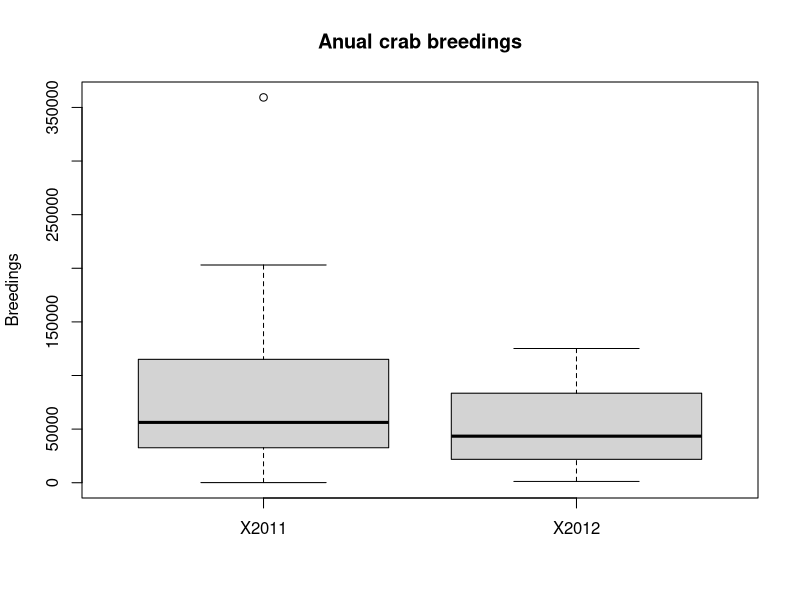
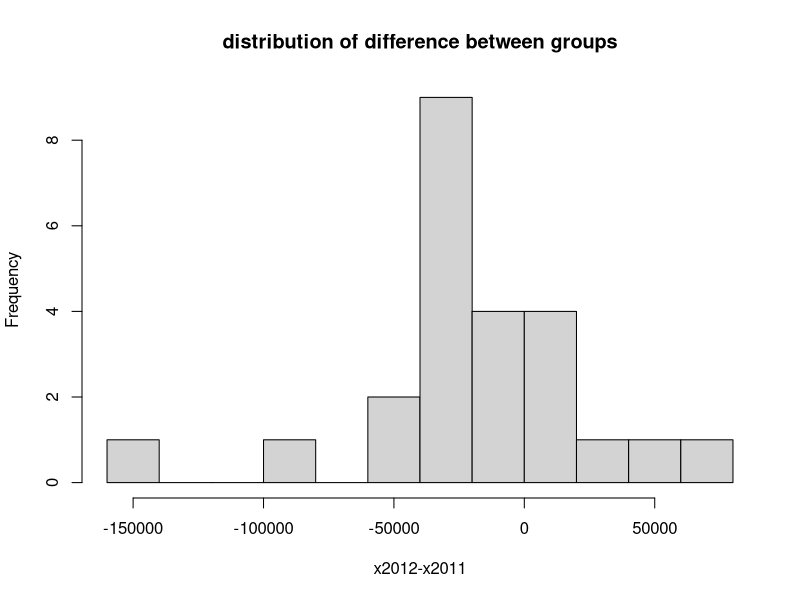
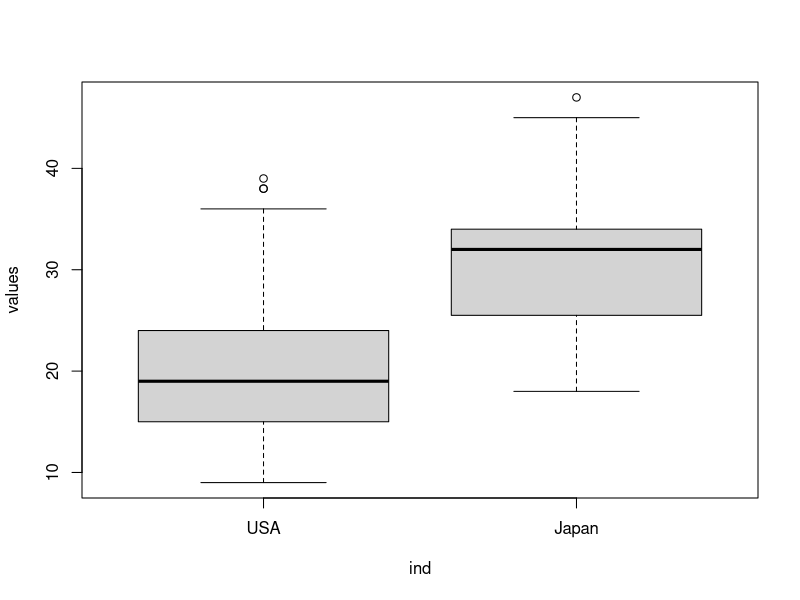
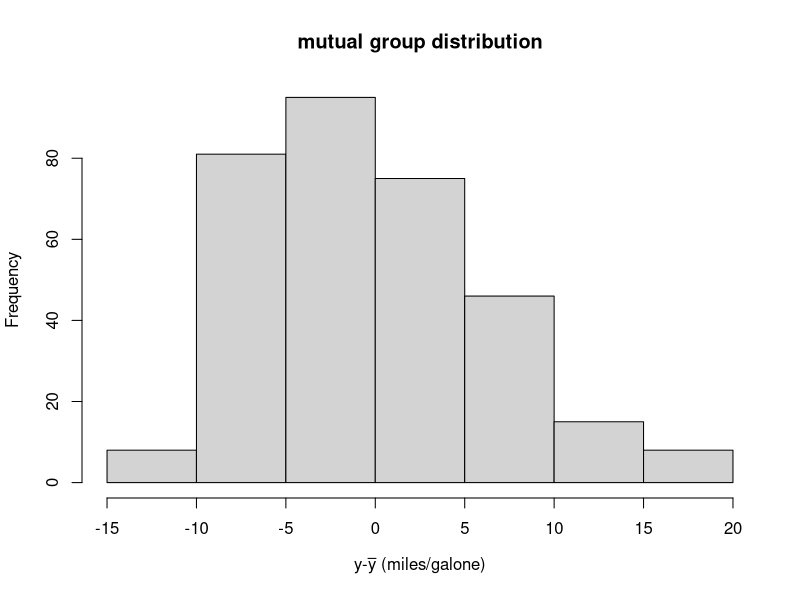

Here is the R script that generated these plots, in order: (Note: this script raises an error after producing the figures.)
setwd("C:/Projects/Statistics/L09")
rm(list = ls())
library("car")

# paired t-test
# load&clean data
# test normality
# perform t-test
# load data& clean it
data <- read.csv("crab_breedings.csv")
data <- na.omit(data)
# look for outliers within groups
# observe the boxplot
boxplot(data[, c(2, 3)], ylab = "Breedings", main = "Anual crab breedings")
# discard outlier instances from the data
data <- data[abs(data$X2012 - mean(data$X2012)) < 3 * sd(data$X2012),] # based on X2012 column
data <- data[abs(data$X2011 - mean(data$X2011)) < 3 * sd(data$X2011),] # based on X2011 column

# mutual normality testing:
# creat paired difference column
data$diff <- data$X2012 - data$X2011
# show histogram
hist(data$diff, breaks = 10,
     xlab = 'x2012-x2011',
     main = "distribution of difference between groups")
# test normality using shapiro-wilk w test
shapiro_h <- shapiro.test(data$diff)
# since Pv=0.037 <.05 we cannot accept normality
# therefor conduct a non-parametric test to paired sample means
h_wilc_paired <- wilcox.test(data$X2011, data$X2012, conf.level = 0.95,
                            alternative = "two.sided")

# Important Note: 
# if data would have distributed normaly, 
# we would proceed to test equality of variances using leveneTest
# if Pv(leveneTest)>0.05, meaning equal variances,  
# then we would perform t.test 
# otherwise, we would perform Welch's test for normal distributions and unequal variances.

# UNPAIRED T-TEST
# load data from csv file, notice that each group has different column length
# re-organize pre-proccess data for further tests (cleaning+labeling)
# test normality of mutual distribution
# perform levene test for equality of variances
# under normal distribution assumption
# perform comparison of group means with t-test or Welch's test 

# data loading and pre-processing
data <- read.csv("cargas.csv")
# if data is not well organized as groups re-organize it
# turn all -999's to NaN's so that we can later remove them
data[data == -999] <-  NaN
# group/stack data by column category
data_flat <- data.frame(stack(data[1:2]))
# remove all NaN's
data_flat <- na.omit(data_flat)
# first observation of the data using boxplot 
# what is your intuition regarding the test hypothesis?
boxplot(values ~ ind, data = data_flat)

# test equality of variances using Levene test:
levene_h <- leveneTest(values ~ ind, data = data_flat)

##  test normality of mutual data:
# mutual distribution presentation
# center both groups around to distribute around 0 by subtracting their group means
means <- aggregate(values ~ ind, data_flat, mean)
sds <- aggregate(values ~ ind, data_flat, sd)
data_flat["vals_shifted"] <-  0
data_flat$vals_shifted[data_flat$ind == 'USA'] <-
  data_flat$values[data_flat$ind == 'USA'] - means$values[means$ind == 'USA']
data_flat$vals_shifted[data_flat$ind == 'Japan'] <-
  data_flat$values[data_flat$ind == 'Japan'] - means$values[means$ind == 'Japan']
# create mutual histogram to examine normality of distribution
# does the data distribute normaliy in your opinion?
hist(data_flat$vals_shifted, breaks = 10,
     xlab = bquote('y-' * bar(y) * ' (miles/galone)'),
     main = "mutual group distribution")

# test normality using shapiro-wilk w test:
# if Pv(Shapiro)>0.05 the data distributes normaly
shapiro_h <- shapiro.test(data_flat$vals_shifted)

## if variances are equal and mutual normality is validated, perform t-test
ttest_h <- t.test(values ~ ind, data = data_flat,
                 paired = FALSE, var.equal = TRUE,
                 conf.level = 0.95, alternative = "less")

### if variances are NOT equal, but normality is achieved, perform welch's anova test 
### for comparison of means in unpaired groups
welch_h <- oneway.test(values ~ ind, data = data_flat, var.equal = FALSE)
# alternatively, use t-test with unequal variances 
# in this test p-value is accurate by welch test, statistic estimate is not accurate
welch_h2 <- t.test(values ~ ind, data = data_flat,
                  paired = FALSE, var.equal = FALSE,
                  conf.level = 0.95, alternative = "less")

### if shapiro-wilk test failed to show normality, 
### use the non-parametric wilcoxon signed-test
wilcoxon_h <- wilcox.test(values ~ ind, data = data_flat,
                         conf.level = 0.95, alternative = "less")
# if Pv(wilcoxon)<0.05 we reject H0 and decide H1

# From comparison of means to binary comparison of distributions with chi2/Fisher tests
# Above or equal to 20 is considered economic car, 
# below 20 miles/galon is considered wasteful car.
# categorization of data into contingency table
data_flat$economy <-  data_flat$values >= 20
#table = xtabs(~ind+economy,data=data_flat)
cont_table <- data.frame(row.names = c(TRUE, FALSE),
                        "USA" = c(length(data_flat$economy[data_flat$ind == 'USA' & data_flat$economy == TRUE]),
                                  length(data_flat$economy[data_flat$ind == 'USA' & data_flat$economy == FALSE])),
                        "Japan" = c(length(data_flat$economy[data_flat$ind == 'Japan' & data_flat$economy == TRUE]),
                                    length(data_flat$economy[data_flat$ind == 'Japan' & data_flat$economy == FALSE])))
# H0: Pi(USA)=Pi(Japan)
# H1: Pi(USA)!=Pi(Japan)
# calculate P-expected
expected_table <- data.frame()
for (i in seq_len(nrow(cont_table))) {
  for (j in seq_len(ncol(cont_table))) {
    expected_table[i, j] <- sum(cont_table[i,]) * sum(cont_table[, j]) / sum(cont_table)
  }
}
# Calculate the cell chi2 and total chi2
x2 <- (expected_table - cont_table)^2 / expected_table
x2_tot <- sum(x2)

# calculate pvalue for the total chi2 calculated
pv <- pchisq(x2_tot, df = 1, lower.tail = F)
# or shortly, perform chi2 test:
h_chi2 <- chisq.test(cont_table)

# alternative non-parametric test for any 2X2 contingency table:
h_fisher <- fisher.test(cont_table, conf.level = 0.95)
# calculate the odd-ratio of the observed data:
p_observed <- data.frame()
for (i in seq_len(nrow(cont_table))) {
  for (j in seq_len(ncol(cont_table))) {
    p_observed[i, j] <- cont_table[i, j] / sum(cont_table[, j])
  }
}
OR <- p_observed[1, 1] * p_observed[2, 2] / (p_observed[1, 2] * p_observed[2, 1])
#Important notice: 
# compare the OR to the one calculated in Fisher
# observe the CI of the OR by Fisher